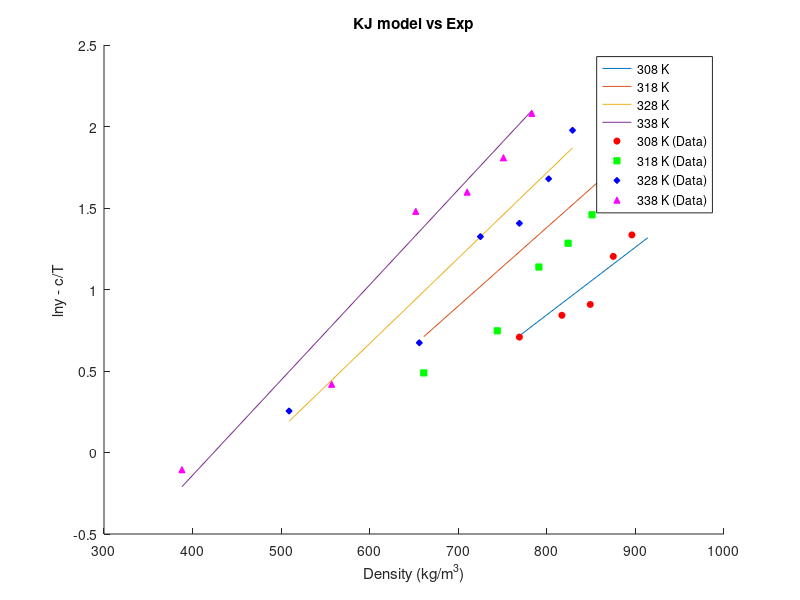
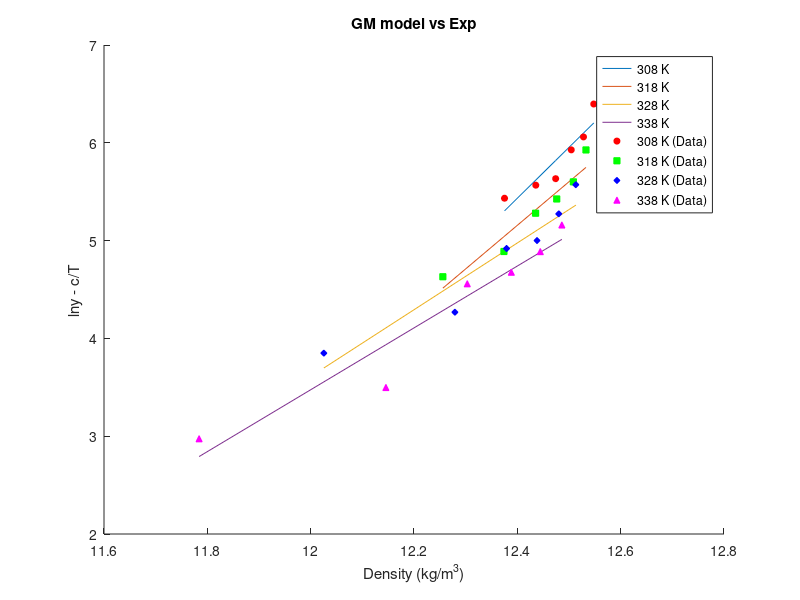
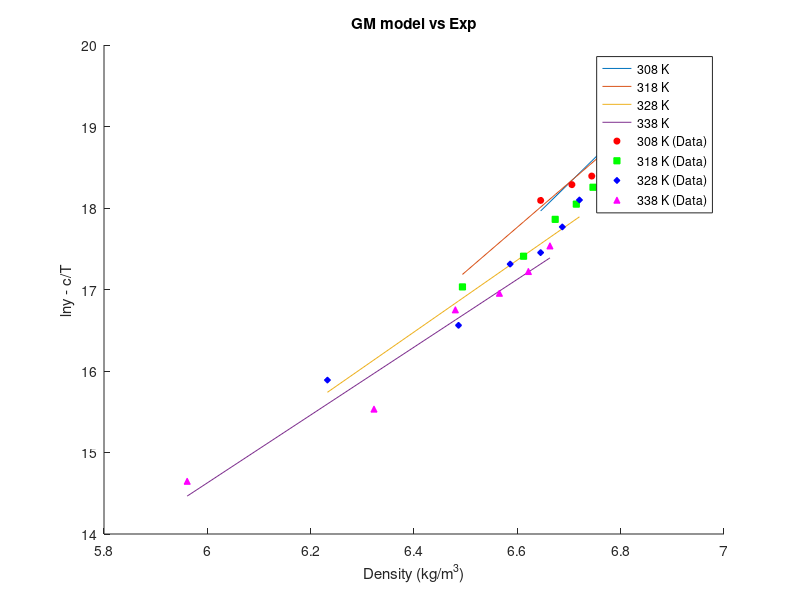
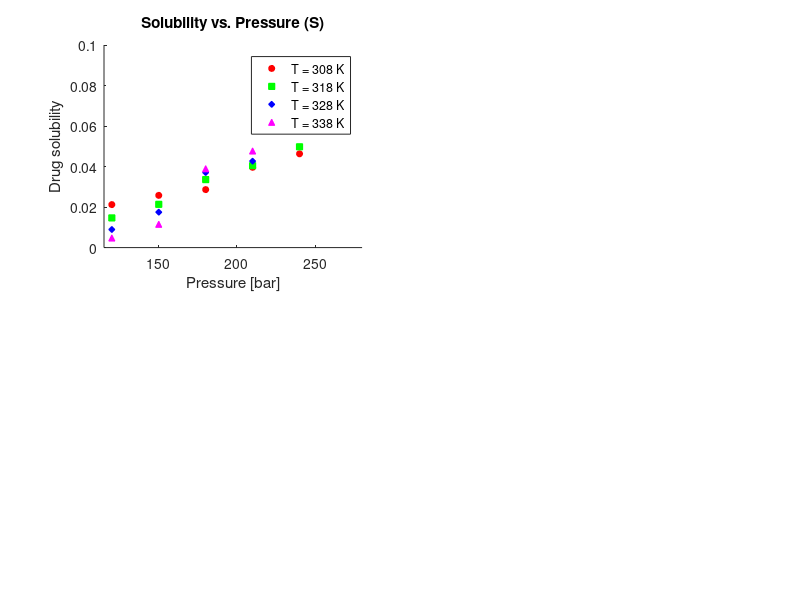

Write the MATLAB code that produced these figures, in order. (Note: this script raises an error after producing the figures.)
clear;
% SC CO2 Thermo info
T_c_CO2 = 304.18;       % Critical Temp [Kelvin]
P_c_CO2 = 73.8;         % Critical Pressure [bar]
omega_CO2 = 0.225;      % Omega [-]

% Drug Thermo info
T_c_drug = 1149.5;      % Critical Temp [Kelvin]
P_c_drug = 10.57;       % Critical Pressure [bar]
omega_drug = 2.0964;    % Omega [-]

% Genral info
T = [308 318 328 338];              % Temp range

k_ij = [0.103 0.117 0.126 0.134];   % Binary interaction parameter for PR/KM EoS
R = 8.314;                          % Gas Constant [J/mol·K]

Mw_drug = 598.5;
Mw_CO2 = 44.01;
Mw_methanol = 32.04;

P = [120 150 180 210 240 270];                      % Pressure [bar]

rho_CO2 =   [769 817 849 875 896 914;
            661 744 791 824 851 872;
            509 656 725 769 802 829;
            388 557 652 710 751 783];               % Density [kg/m3]

y_1 =   [2.03 2.32 2.48 3.33 3.80 5.32;
        1.63 2.11 3.12 3.61 4.30 5.96;
        1.29 1.96 3.76 4.08 5.36 7.22;
        0.90 1.52 4.39 4.94 6.10 8.01]/10^6;        % mole fraction

y_b =   [2.03 2.32 2.48 3.33 3.80 5.32;
        1.63 2.11 3.12 3.61 4.30 5.96;
        1.29 1.96 3.76 4.08 5.36 7.22;
        0.90 1.52 4.39 4.94 6.10 8.01];        % mole fraction

S = zeros(4,6);
for j=1:4
    for i=1:6
        S(j,i) = (rho_CO2(j,i) * y_1(j,i) * Mw_drug)/(Mw_CO2 * (1 - y_1(j,i)));
    end
end
% S = S*100;
% C_drug = [0.021 0.026 0.029 0.039 0.046 0.066];     % solubility or concentration [g/L]


y_a = y_b/10^6;

ln_y_b = log(y_b);
ln_y_a = log(y_a);

% KJ Model info
a_KJ = -2.4761;
b_KJ = [0.0041509,0.0048209,0.0052409,0.0058409];
c_KJ = -4550.5306;

ln_y_KJ = zeros(4,6);
ln_y_KJ_cT = zeros(4,6);

for n=1:4
    for i=1:6
        ln_y_KJ(n,i) = a_KJ + b_KJ(n)*rho_CO2(n,i) + c_KJ/T(n);
        ln_y_KJ_cT(n,i) = ln_y_KJ(n,i) - c_KJ/T(n);

    end
end

figure(1);
hold on;

% Plot lines
plot(rho_CO2(1,:), ln_y_KJ_cT(1,:), 'DisplayName', '308 K');
plot(rho_CO2(2,:), ln_y_KJ_cT(2,:), 'DisplayName', '318 K');
plot(rho_CO2(3,:), ln_y_KJ_cT(3,:), 'DisplayName', '328 K');
plot(rho_CO2(4,:), ln_y_KJ_cT(4,:), 'DisplayName', '338 K');

% Scatter points
scatter(rho_CO2(1,:), ln_y_b(1,:), 20, 'r', 'o', 'MarkerFaceColor', 'r', 'DisplayName', '308 K (Data)');
scatter(rho_CO2(2,:), ln_y_b(2,:), 20, 'g', 's', 'MarkerFaceColor', 'g', 'DisplayName', '318 K (Data)');
scatter(rho_CO2(3,:), ln_y_b(3,:), 20, 'b', 'd', 'MarkerFaceColor', 'b', 'DisplayName', '328 K (Data)');
scatter(rho_CO2(4,:), ln_y_b(4,:), 20, 'm', '^', 'MarkerFaceColor', 'm', 'DisplayName', '338 K (Data)');

xlabel('Density (kg/m^3)');
ylabel('lny - c/T');

legend('Location', 'best');
title('KJ model vs Exp');



% GM Model info
a_GM = [-59.074,-50.113,-37.359,-34.48];
b_GM = -5710.4987;
c_GM = [5.2022,4.4572,3.4141,3.1629];

ln_y_GM = zeros(4,6);
y_axis = zeros(4,6);
x_axis = zeros(4,6);

y_GM = zeros(4,6);
for n=1:4
    for i=1:6
        ln_y_GM(n,i) = a_GM(n) + b_GM/T(n) + c_GM(n)*log(rho_CO2(n,i)*T(n));
        y_axis(n,i) = ln_y_GM(n,i) - b_GM/T(n);
        x_axis(n,i) = log(rho_CO2(n,i)*T(n));
        y_GM(n,i) = ln_y_a(n,i) - b_GM/T(n);
    end
end 

figure(2);
hold on;

% Plot lines
plot(x_axis(1,:), y_axis(1,:), 'DisplayName', '308 K');
plot(x_axis(2,:), y_axis(2,:), 'DisplayName', '318 K');
plot(x_axis(3,:), y_axis(3,:), 'DisplayName', '328 K');
plot(x_axis(4,:), y_axis(4,:), 'DisplayName', '338 K');

% Scatter points
scatter(x_axis(1,:), y_GM(1,:), 20, 'r', 'o', 'MarkerFaceColor', 'r', 'DisplayName', '308 K (Data)');
scatter(x_axis(2,:), y_GM(2,:), 20, 'g', 's', 'MarkerFaceColor', 'g', 'DisplayName', '318 K (Data)');
scatter(x_axis(3,:), y_GM(3,:), 20, 'b', 'd', 'MarkerFaceColor', 'b', 'DisplayName', '328 K (Data)');
scatter(x_axis(4,:), y_GM(4,:), 20, 'm', '^', 'MarkerFaceColor', 'm', 'DisplayName', '338 K (Data)');

xlabel('Density (kg/m^3)');
ylabel('lny - c/T');

legend('Location', 'best');
title('GM model vs Exp');


% Chrastil Model info
a_Chrastil = [6.2022, 5.4572, 4.41441, 4.1629];
b_Chrastil = [-23.251, -18.253, -11.774, -10.35];
c_Chrastil = -6759.0921;

lnS = zeros(4,6);
lnS_cT = zeros(4,6);
ln_rho = log(rho_CO2);
lnS_exp = log(S);
lnS_exp_cT = zeros(4,6);
for n=1:4
    for i=1:6
        lnS(n,i) = a_Chrastil(n)*log(rho_CO2(n,i)) + b_Chrastil(n) + c_Chrastil/T(n);
        lnS_cT(n,i) = lnS(n,i) - c_Chrastil/T(n);
        lnS_exp_cT (n,i) = lnS_exp (n,i) - c_Chrastil/T(n);
    end
end


figure(3);
hold on;

% Plot lines
plot(ln_rho(1,:), lnS_cT(1,:), 'DisplayName', '308 K');
plot(ln_rho(2,:), lnS_cT(2,:), 'DisplayName', '318 K');
plot(ln_rho(3,:), lnS_cT(3,:), 'DisplayName', '328 K');
plot(ln_rho(4,:), lnS_cT(4,:), 'DisplayName', '338 K');

% Scatter points
scatter(ln_rho(1,:), lnS_exp_cT(1,:), 20, 'r', 'o', 'MarkerFaceColor', 'r', 'DisplayName', '308 K (Data)');
scatter(ln_rho(2,:), lnS_exp_cT(2,:), 20, 'g', 's', 'MarkerFaceColor', 'g', 'DisplayName', '318 K (Data)');
scatter(ln_rho(3,:), lnS_exp_cT(3,:), 20, 'b', 'd', 'MarkerFaceColor', 'b', 'DisplayName', '328 K (Data)');
scatter(ln_rho(4,:), lnS_exp_cT(4,:), 20, 'm', '^', 'MarkerFaceColor', 'm', 'DisplayName', '338 K (Data)');

xlabel('Density (kg/m^3)');
ylabel('lny - c/T');

legend('Location', 'best');
title('GM model vs Exp');


figure(4);
% Subplot 1: Solubility vs. Pressure (S)
subplot(2,2,1);
hold on;
scatter(P, S(1,:), 20, 'r', 'o', 'MarkerFaceColor', 'r');  
scatter(P, S(2,:), 20, 'g', 's', 'MarkerFaceColor', 'g');  
scatter(P, S(3,:), 20, 'b', 'd', 'MarkerFaceColor', 'b');  
scatter(P, S(4,:), 20, 'm', '^', 'MarkerFaceColor', 'm');  
xlabel('Pressure [bar]');
ylabel('Drug solubility');
title('Solubility vs. Pressure (S)');
legend('T = 308 K', 'T = 318 K', 'T = 328 K', 'T = 338 K');
xlim([115 280]);
ytickformat('%.2f');

% Subplot 2: Solubility vs. Pressure (y_b)
subplot(2,2,2);
hold on;
scatter(P, y_b(1,:), 20, 'r', 'o', 'MarkerFaceColor', 'r');
scatter(P, y_b(2,:), 20, 'g', 's', 'MarkerFaceColor', 'g');  
scatter(P, y_b(3,:), 20, 'b', 'd', 'MarkerFaceColor', 'b');  
scatter(P, y_b(4,:), 20, 'm', '^', 'MarkerFaceColor', 'm');  
xlabel('Pressure [bar]');
ylabel('Drug solubility');
title('Solubility vs. Pressure (y_b)');
legend('T = 308 K', 'T = 318 K', 'T = 328 K', 'T = 338 K');
xlim([115 280]);
ytickformat('%.2f');
yticks(0.4:1:8.4);

% Subplot 3: Solubility vs. Density (S)
subplot(2,2,3);
hold on;
scatter(rho_CO2(1,:), S(1,:), 20, 'r', 'o', 'MarkerFaceColor', 'r');
scatter(rho_CO2(2,:), S(2,:), 20, 'g', 's', 'MarkerFaceColor', 'g');
scatter(rho_CO2(3,:), S(3,:), 20, 'b', 'd', 'MarkerFaceColor', 'b');
scatter(rho_CO2(4,:), S(4,:), 20, 'm', '^', 'MarkerFaceColor', 'm');
xlabel('Density [kg/m3]');
ylabel('Drug solubility');
title('Solubility vs. Density (S)');
legend('T = 308 K', 'T = 318 K', 'T = 328 K', 'T = 338 K');
xlim([260 960]);

% Subplot 4: Solubility vs. Density (y_b)
subplot(2,2,4);
hold on;
scatter(rho_CO2(1,:), y_b(1,:), 20, 'r', 'o', 'MarkerFaceColor', 'r');
scatter(rho_CO2(2,:), y_b(2,:), 20, 'g', 's', 'MarkerFaceColor', 'g');
scatter(rho_CO2(3,:), y_b(3,:), 20, 'b', 'd', 'MarkerFaceColor', 'b');
scatter(rho_CO2(4,:), y_b(4,:), 20, 'm', '^', 'MarkerFaceColor', 'm');
xlabel('Density [kg/m3]');
ylabel('Drug solubility');
title('Solubility vs. Density (y_b)');
legend('T = 308 K', 'T = 318 K', 'T = 328 K', 'T = 338 K');
xlim([260 960]);
ytickformat('%.2f');
yticks(0.4:1:8.4);
